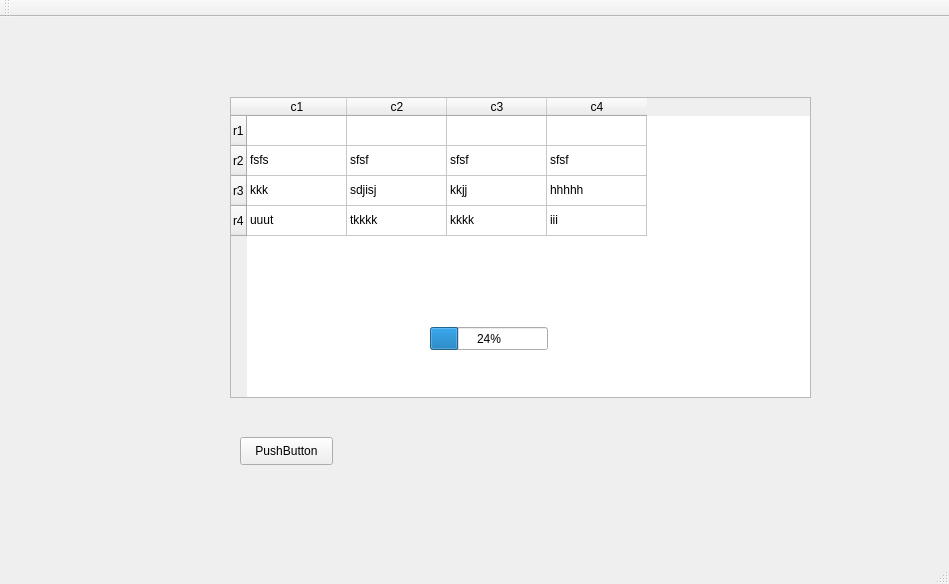
<?xml version="1.0" encoding="UTF-8"?>
<ui version="4.0">
 <class>MainWindow</class>
 <widget class="QMainWindow" name="MainWindow">
  <property name="geometry">
   <rect>
    <x>0</x>
    <y>0</y>
    <width>949</width>
    <height>584</height>
   </rect>
  </property>
  <property name="windowTitle">
   <string>MainWindow</string>
  </property>
  <widget class="QWidget" name="centralWidget">
   <widget class="QTableWidget" name="tableWidget">
    <property name="geometry">
     <rect>
      <x>230</x>
      <y>80</y>
      <width>581</width>
      <height>301</height>
     </rect>
    </property>
    <row>
     <property name="text">
      <string>r1</string>
     </property>
    </row>
    <row>
     <property name="text">
      <string>r2</string>
     </property>
    </row>
    <row>
     <property name="text">
      <string>r3</string>
     </property>
    </row>
    <row>
     <property name="text">
      <string>r4</string>
     </property>
    </row>
    <column>
     <property name="text">
      <string>c1</string>
     </property>
    </column>
    <column>
     <property name="text">
      <string>c2</string>
     </property>
    </column>
    <column>
     <property name="text">
      <string>c3</string>
     </property>
    </column>
    <column>
     <property name="text">
      <string>c4</string>
     </property>
    </column>
    <item row="1" column="0">
     <property name="text">
      <string>fsfs</string>
     </property>
    </item>
    <item row="1" column="1">
     <property name="text">
      <string>sfsf</string>
     </property>
    </item>
    <item row="1" column="2">
     <property name="text">
      <string>sfsf</string>
     </property>
    </item>
    <item row="1" column="3">
     <property name="text">
      <string>sfsf</string>
     </property>
    </item>
    <item row="2" column="0">
     <property name="text">
      <string>kkk</string>
     </property>
    </item>
    <item row="2" column="1">
     <property name="text">
      <string>sdjisj</string>
     </property>
    </item>
    <item row="2" column="2">
     <property name="text">
      <string>kkjj</string>
     </property>
    </item>
    <item row="2" column="3">
     <property name="text">
      <string>hhhhh</string>
     </property>
    </item>
    <item row="3" column="0">
     <property name="text">
      <string>uuut</string>
     </property>
    </item>
    <item row="3" column="1">
     <property name="text">
      <string>tkkkk</string>
     </property>
    </item>
    <item row="3" column="2">
     <property name="text">
      <string>kkkk</string>
     </property>
    </item>
    <item row="3" column="3">
     <property name="text">
      <string>iii</string>
     </property>
    </item>
   </widget>
   <widget class="QProgressBar" name="progressBar">
    <property name="geometry">
     <rect>
      <x>430</x>
      <y>310</y>
      <width>118</width>
      <height>23</height>
     </rect>
    </property>
    <property name="value">
     <number>24</number>
    </property>
   </widget>
   <widget class="QPushButton" name="pushButton">
    <property name="geometry">
     <rect>
      <x>240</x>
      <y>420</y>
      <width>93</width>
      <height>28</height>
     </rect>
    </property>
    <property name="text">
     <string>PushButton</string>
    </property>
   </widget>
  </widget>
  <widget class="QMenuBar" name="menuBar">
   <property name="geometry">
    <rect>
     <x>0</x>
     <y>0</y>
     <width>949</width>
     <height>26</height>
    </rect>
   </property>
  </widget>
  <widget class="QToolBar" name="mainToolBar">
   <attribute name="toolBarArea">
    <enum>TopToolBarArea</enum>
   </attribute>
   <attribute name="toolBarBreak">
    <bool>false</bool>
   </attribute>
  </widget>
  <widget class="QStatusBar" name="statusBar"/>
 </widget>
 <layoutdefault spacing="6" margin="11"/>
 <resources/>
 <connections/>
</ui>
